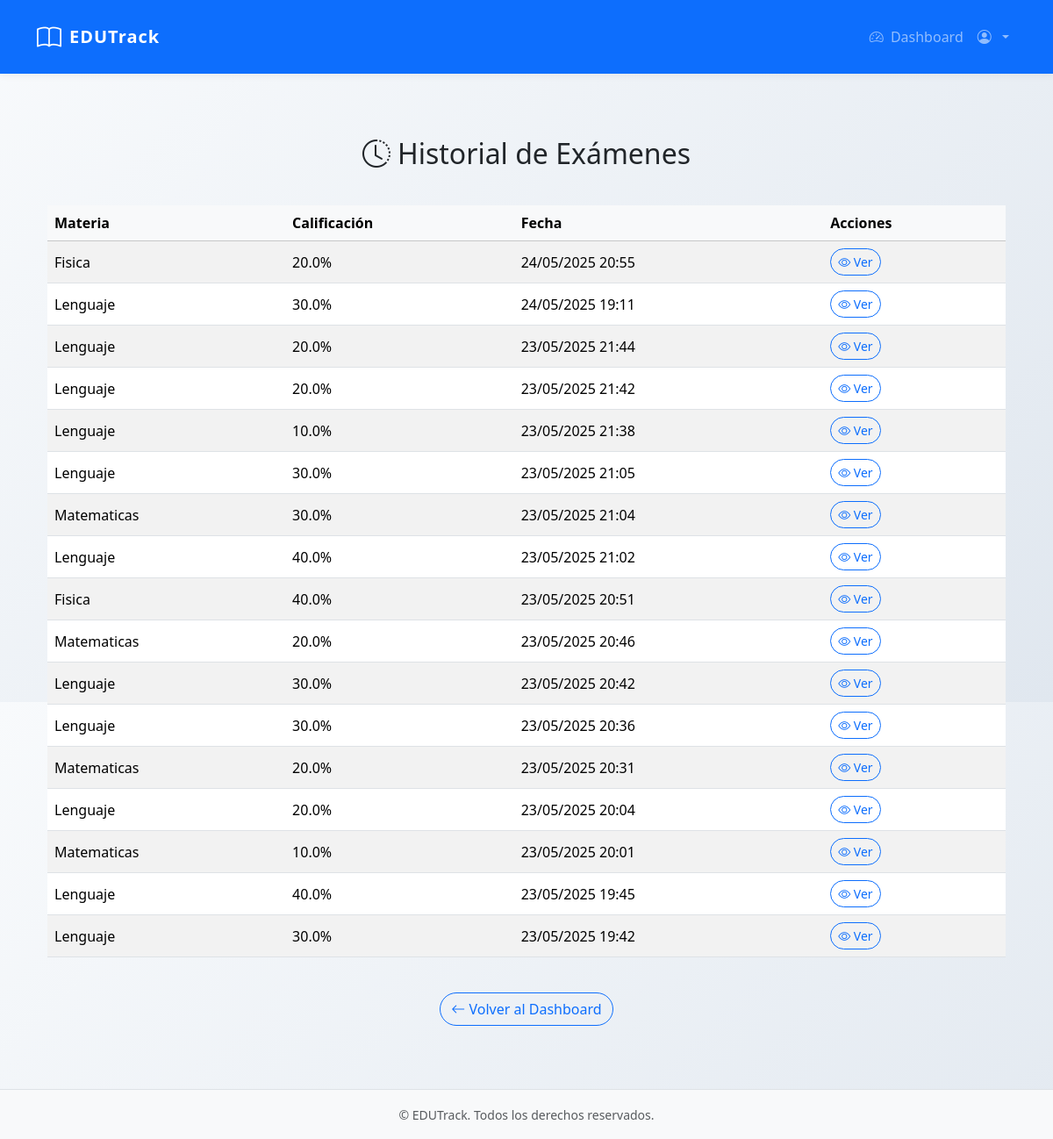
/exam_history (signed in), run on an earlier commit of the app's database.
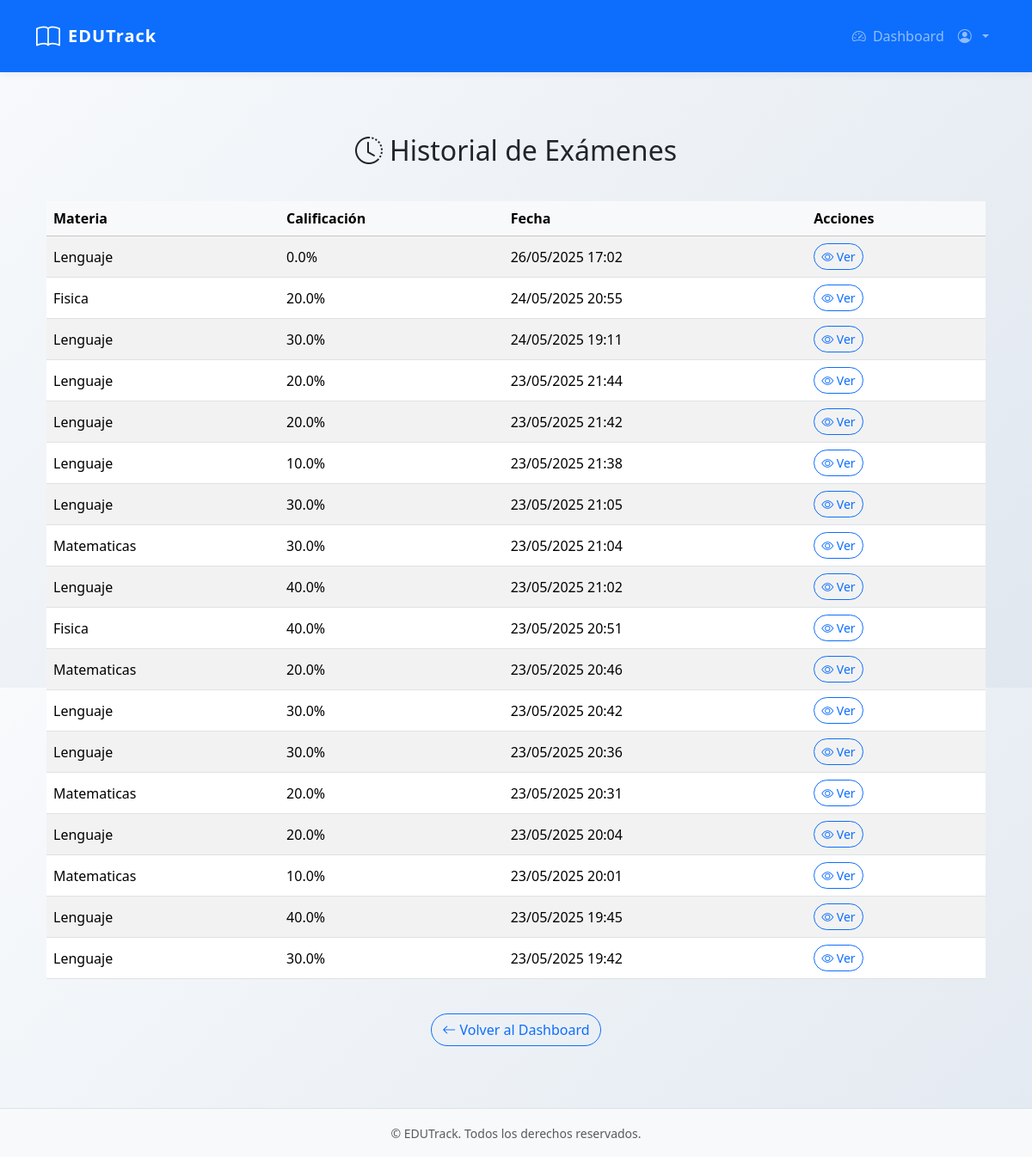
And on a later commit of the database.
### app/models.py (models this page shows, shortened)
class Exam(db.Model):
    id = db.Column(db.Integer, primary_key=True)
    subject = db.Column(db.String(64))  # 'lenguaje', 'matematicas', 'fisica'
    score = db.Column(db.Float)
    timestamp = db.Column(db.DateTime, index=True, default=datetime.utcnow)
    user_id = db.Column(db.Integer, db.ForeignKey('user.id'))
    answers = db.relationship('Answer', backref='exam', lazy='dynamic')

### app/routes.py (the view)
@main_bp.route('/exam_history')
@login_required
def exam_history():
    exams = Exam.query.filter_by(user_id=current_user.id).order_by(Exam.timestamp.desc()).all()
    return render_template('exam_history.html', exams=exams)

### app/__init__.py (called while the page is built)
def create_app():
    app = Flask(__name__, static_folder="static")
    app.config.from_object('config.Config')
    db.init_app(app)
    login_manager.init_app(app)
    mail.init_app(app)
    login_manager.login_view = 'main.login'
    from app.routes import main_bp
    app.register_blueprint(main_bp)
    @login_manager.user_loader
    def load_user(id):
        from app.models import User
        return User.query.get(int(id))
    return app

### app/templates/exam_history.html (shortened to what this page needs)
{% extends "base.html" %}
{% block content %}
<div class="container py-5">
    <h2 class="mb-4 text-center"><i class="bi bi-clock-history me-2"></i>Historial de Exámenes</h2>
    {% if exams %}
        <div class="table-responsive">
            <table class="table table-hover align-middle table-striped">
                <thead class="table-light">
                    <tr>
                        <th>Materia</th>
                        <th>Calificación</th>
                        <th>Fecha</th>
                        <th>Acciones</th>
                    </tr>
                </thead>
                <tbody>
                    {% for exam in exams %}
                        <tr>
                            <td>{{ exam.subject.capitalize() }}</td>
                            <td>{{ "%.1f"|format(exam.score) }}%</td>
                            <td>{{ exam.timestamp.strftime('%d/%m/%Y %H:%M') }}</td>
                            <td>
                                <a href="{{ url_for('main.exam_results', exam_id=exam.id) }}" class="btn btn-outline-primary btn-sm rounded-pill">
                                    <i class="bi bi-eye"></i> Ver
                                </a>
                            </td>
                        </tr>
                    {% endfor %}
                </tbody>
            </table>
        </div>
    {% else %}
        <div class="alert alert-info text-center">
            No tienes exámenes registrados.
        </div>
    {% endif %}
    <div class="text-center mt-4">
        <a href="{{ url_for('main.dashboard') }}" class="btn btn-outline-primary rounded-pill">
            <i class="bi bi-arrow-left"></i> Volver al Dashboard
        </a>
    </div>
</div>
{% endblock %}

### app/templates/base.html (shortened to what this page needs)
<!DOCTYPE html>
<html lang="es" data-bs-theme="light">
<head>
    <link rel="stylesheet" href="{{ url_for('static', filename='css/bootstrap.min.css') }}">
    <link rel="stylesheet" href="{{ url_for('static', filename='css/styles.css') }}">
    <link rel="stylesheet" href="https://cdn.jsdelivr.net/npm/bootstrap-icons@1.11.3/font/bootstrap-icons.css">
</head>
<body class="d-flex flex-column min-vh-100">
    <header>
        <nav class="navbar navbar-expand-lg navbar-dark bg-primary py-3">
            <div class="container">
                <a class="navbar-brand d-flex align-items-center" href="{{ url_for('main.index') }}">
                    <i class="bi bi-book fs-3 me-2"></i>
                    EDUTrack
                </a>
                <div class="collapse navbar-collapse" id="navbarNav">
                    <ul class="navbar-nav ms-auto align-items-lg-center">
                        {% if current_user.is_authenticated %}
                            <li class="nav-item">
                                <a class="nav-link" href="{{ url_for('main.dashboard') }}">
                                    <i class="bi bi-speedometer2 me-1"></i> Dashboard
                                </a>
                            </li>
                            <li class="nav-item dropdown">
                                <a class="nav-link dropdown-toggle" href="#" role="button" data-bs-toggle="dropdown">
                                    <i class="bi bi-person-circle me-1"></i> {{ current_user.name }}
                                </a>
                            </li>
                        {% endif %}
                    </ul>
                </div>
            </div>
        </nav>
    </header>
    <main class="flex-grow-1 my-4">
        <div class="container">
            {% block content %}{% endblock %}
        </div>
    </main>
    <footer class="footer mt-auto py-3 bg-light border-top">
        <div class="container text-center">
            <span class="text-muted small">
                &copy; {{ current_year }} EDUTrack. Todos los derechos reservados.
            </span>
        </div>
    </footer>
</body>
</html>

### app/static/css/styles.css (style rules this page uses)
body { height: 100vh; }
.table { margin-top: 1rem; }
.container { height: 100%; }

### app/templates/base.html (style rules this page uses)
body { background: linear-gradient(135deg, #f8fafc 0%, #e0e7ef 100%); }
.navbar { box-shadow: 0 2px 8px rgba(44, 62, 80, 0.07); }
.navbar-brand { font-weight: 700; letter-spacing: 1px; }
.nav-link, .dropdown-item { font-weight: 500; }
footer { background: #f8fafc; border-top: 1px solid #e0e7ef; }

What changed in the data, as far as the page shows it:
added Exam: subject "Lenguaje", score "0.0", timestamp "26/05/2025 17:02"
